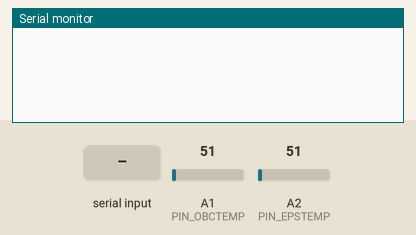
This sketch was run on a simulated Arduino Uno, built with avr-gcc and run on an emulated ATmega328P. Parts: the last lines printed to the serial monitor. Inputs (shaded band) come from the test bench; at power-on: A1 (PIN_OBCTEMP) = 51, A2 (PIN_EPSTEMP) = 51.

Above: at 1.2 s.
1.3 s: "TEMPOBC\n" received over Serial
At 2.0 s:
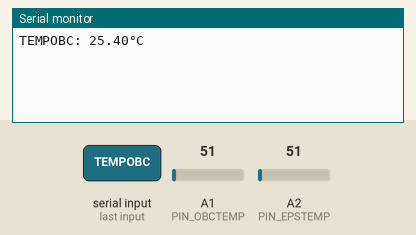
2.8 s: "TEMPEPS\n" received over Serial
At 3.1 s:
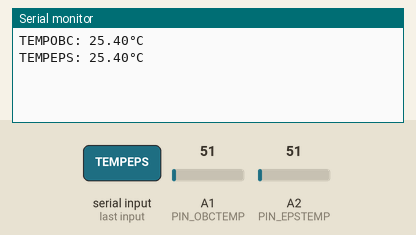
4.3 s: "TEMPCOMPARISON\n" received over Serial
At 5.7 s:
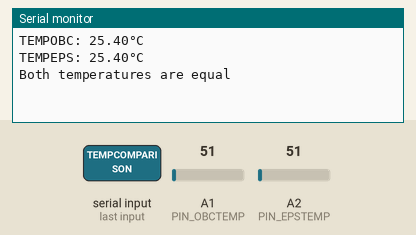

Measured:
- after the input at 1.3 s, the serial monitor: prints a new line at once (image 1)
- after the input at 2.8 s, the serial monitor: prints a new line at once (image 2)
- after the input at 4.3 s, the serial monitor: prints a new line at once (image 3)

The sketch:

EX13_TEMPCOMPARISON.ino
```cpp
//Create a function, maxTemp(), that compares two temperatures. Invoke the function by entering 'TEMPCOMPARISON' via serial.

#define PIN_OBCTEMP A1
#define PIN_EPSTEMP A2

void setup() {
  Serial.begin(9600);
}

void loop() {
  if (Serial.available() > 0) {
    String keyboardInput = Serial.readStringUntil('\n');
    keyboardInput.trim();
    if (keyboardInput == "TEMPOBC") {
      readTEMPOBC();
    } else if (keyboardInput == "TEMPEPS") {
      readTEMPEPS();
    } else if (keyboardInput == "TEMPCOMPARISON") {
      maxTemp();
    }
  }
}

void readTEMPOBC() {
  float obcReading = analogRead(PIN_OBCTEMP);
  float obcTemp = (obcReading * (5100.00 / 1024.00)) / 10.00;

  Serial.print("TEMPOBC: ");
  Serial.print(obcTemp);
  Serial.println("°C");
}

void readTEMPEPS() {
  float epsReading = analogRead(PIN_EPSTEMP);
  float epsTemp = (epsReading * (5100.00 / 1024.00)) / 10.00;

  Serial.print("TEMPEPS: ");
  Serial.print(epsTemp);
  Serial.println("°C");
}

void maxTemp() {
  float obcReading = analogRead(PIN_OBCTEMP);
  float obcTemp = (obcReading * (5100.00 / 1024.00)) / 10.00;
  float epsReading = analogRead(PIN_EPSTEMP);
  float epsTemp = (epsReading * (5100.00 / 1024.00)) / 10.00;

  if (obcTemp > epsTemp) {
    Serial.println("TEMPOBC is greater than TEMPEPS");
  } else if (epsTemp > obcTemp) {
    Serial.println("TEMPEPS is greater than TEMPOBC");
  } else {
    Serial.println("Both temperatures are equal");
  }
}
```
